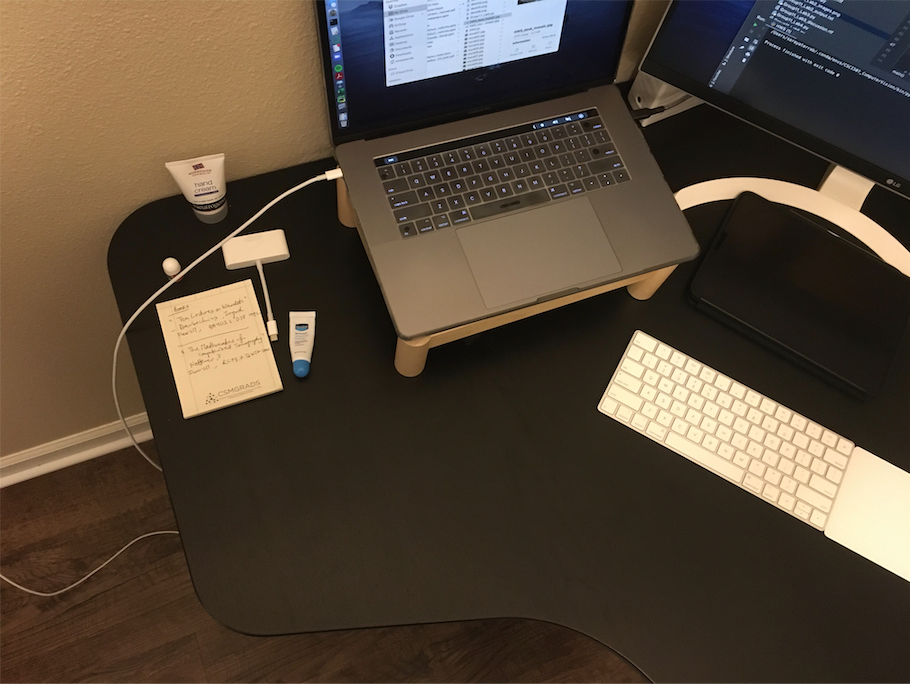
#> input picture HW5/desk01.png, 910 x 684 px
$ python HW5.py
#> lines starting #> are read from the running program, lines starting #| are printed output that depends on the picture
# S. Terrab - CSCI 507 Computer Vision - Homework 5
# Image Stitching a Mural


import cv2
import numpy as np


def main():

    # bgr_image1 = cv2.imread('mural01.jpg')
    bgr_image1 = cv2.imread('desk01.png')
#> bgr_image1 is the input picture: shape (684, 910, 3); mean B, G, R 55.2, 70.8, 85.1

    # # RAN ONCE TO FIND PTS:
    # # Manually pick the four (x,y) corners of the first panel (clockwise from top left corner).
    # cv2.imshow('Click on the 4 corners', bgr_image1)
    # cv2.setMouseCallback(window_name='Click on the 4 corners', on_mouse=get_xy, param=bgr_image1)
    # cv2.waitKey(0)

    # Mural Points
    # pts1 = np.array([[155, 116], [382, 64], [304, 500], [26, 478]])

    # Desk Points
    pts1 = np.array([[157, 301], [249, 275], [282, 384], [184, 415]])

    # [9 lines of commented-out code are left out]
    pts1_ortho = np.array([[0, 0], [21, 0], [21, 28], [0, 28]])
    pts1_ortho[:, 0] += 50  # Add x offset
    pts1_ortho[:, 1] += 120  # Add y offset

    # Find the homography to map the input image to the orthophoto image.
    H1, _ = cv2.findHomography(srcPoints=pts1, dstPoints=pts1_ortho)

    # Mural Dimensions
    # output_width = 5200
    # output_height = 750

    # Desk Dimensions
    output_width = 500
    output_height = 600

    # Warp the image to the orthophoto.
    image_mosaic = cv2.warpPerspective(bgr_image1, H1, (output_width, output_height))
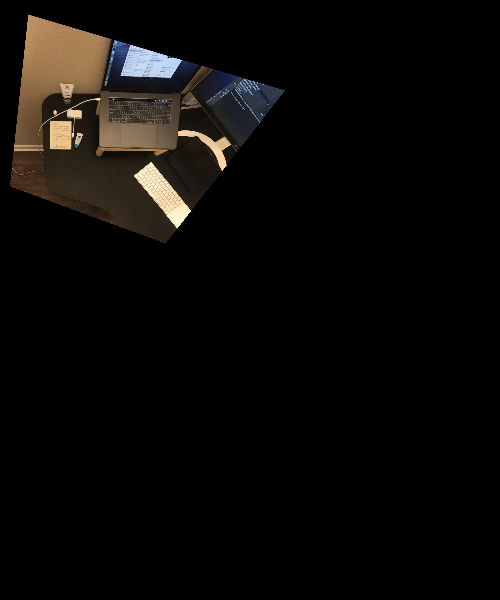
#> image_mosaic: shape (600, 500, 3); mean B, G, R 7.8, 9.6, 11.2
    cv2.imshow('Orthophoto', image_mosaic)
    cv2.waitKey(0)

    H_prev_mosaic = H1
    image_previous = bgr_image1

    count = 1
    num_of_images = 6 #12
    for image in range(num_of_images - 1):
        # Defining Current Image
        count += 1
        if count < 10:
            num = '0' + str(count)
        else:
            num = str(count)

        # filename = 'mural' + num + '.jpg'
        filename = 'desk' + num + '.png'
        image_current = cv2.imread(filename)
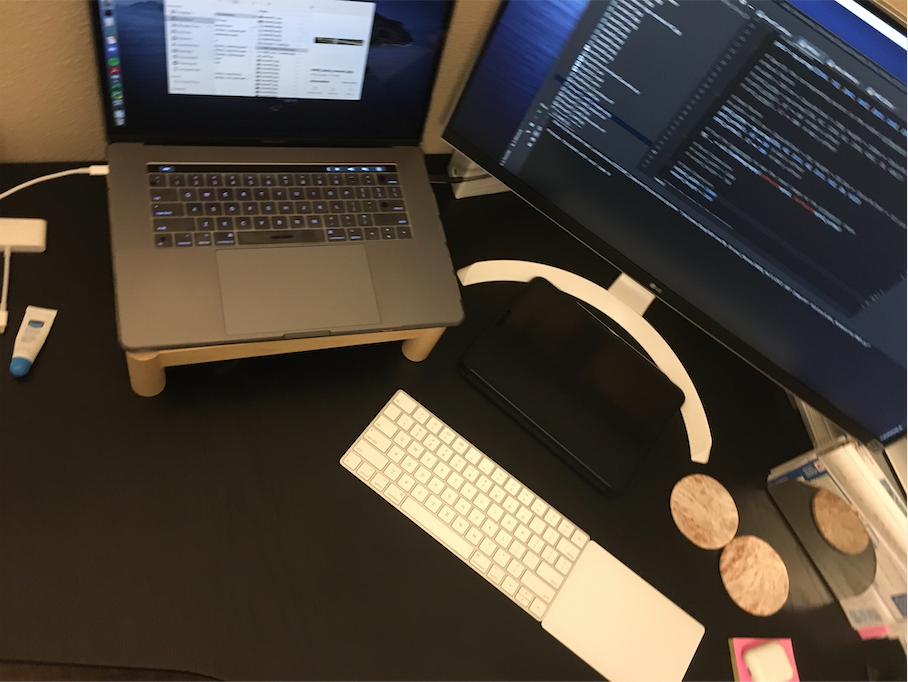
#> input picture HW5/desk02.png, 908 x 682 px
#> image_current is the input picture: shape (682, 908, 3); mean B, G, R 59.9, 70.3, 79.1

        #Compute Homography between current and previous image
        # ---- Extract keypoints and descriptors.
        kp_train, desc_train = detect_features(image_current, show_features=False)
        kp_query, desc_query = detect_features(image_previous, show_features=False)

        # --- Match query image descriptors to the training image.
        # ------Use k nearest neighbor matching and apply ratio test.
        matcher = cv2.BFMatcher.create(cv2.NORM_L2)
        matches = matcher.knnMatch(desc_query, desc_train, k=2)
        good = []
        for m, n in matches:
            if m.distance < 0.8 * n.distance:
                good.append(m)
        matches = good

        src_pts = np.float32([kp_train[m.trainIdx].pt for m in matches]).reshape(-1, 1, 2)
        dst_pts = np.float32([kp_query[m.queryIdx].pt for m in matches]).reshape(-1, 1, 2)

        # Calculating homography
        H_current_prev, _ = cv2.findHomography(src_pts, dst_pts, method=cv2.RANSAC)

        # New homography
        H_current_mosaic = H_prev_mosaic @ H_current_prev

        # Warp the image to the orthophoto.
        image_warped = cv2.warpPerspective(image_current, H_current_mosaic, (output_width, output_height))
        cv2.imshow('Warped Image', image_warped)
        cv2.waitKey(0)

        # Combine the images.
        mosaic_output = np.zeros((output_height, output_width, 3), dtype=np.uint8)
        mosaic_output = fuse_color_images(mosaic_output, image_warped)
        mosaic_output = fuse_color_images(mosaic_output, image_mosaic)
        cv2.imshow("Mosaic in Progress", mosaic_output)
        cv2.waitKey(0)

        # Updating Images and Homography transformations
        image_previous = image_current
        H_prev_mosaic = H_current_mosaic
        image_mosaic = mosaic_output

    cv2.imshow("Final Mosaic", image_mosaic)
    cv2.waitKey(0)
    # cv2.imwrite('HW5_mural_mosaic.jpg', image_mosaic)
    cv2.imwrite('HW5_desk_mosaic.jpg', image_mosaic)

# Mouse callback function. Appends the x,y location of mouse click to a list.
def get_xy(event, x, y, flags, param):
    if event == cv2.EVENT_LBUTTONDOWN:
        print(x, y)


# Detect features in the image and return the keypoints and descriptors.
def detect_features(bgr_img, show_features=False):
#> (the run stopped early here; a loop or call above may not have finished)
